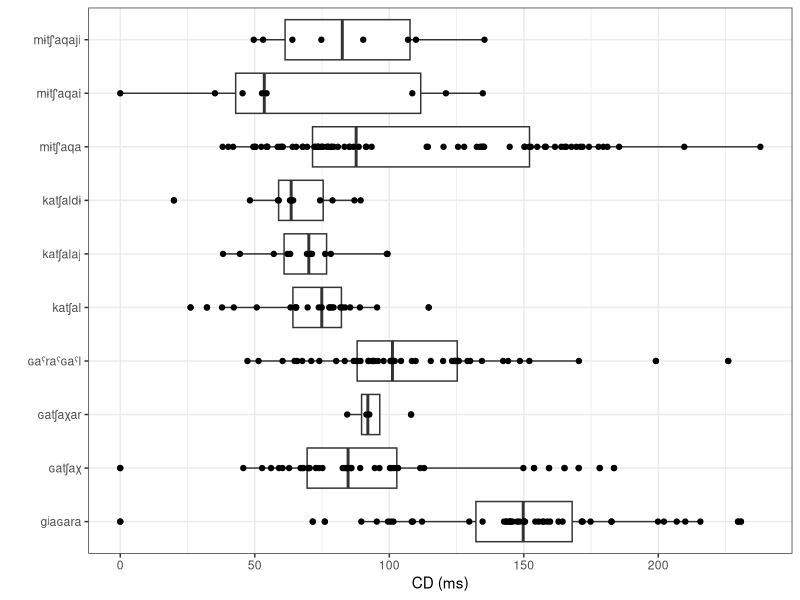
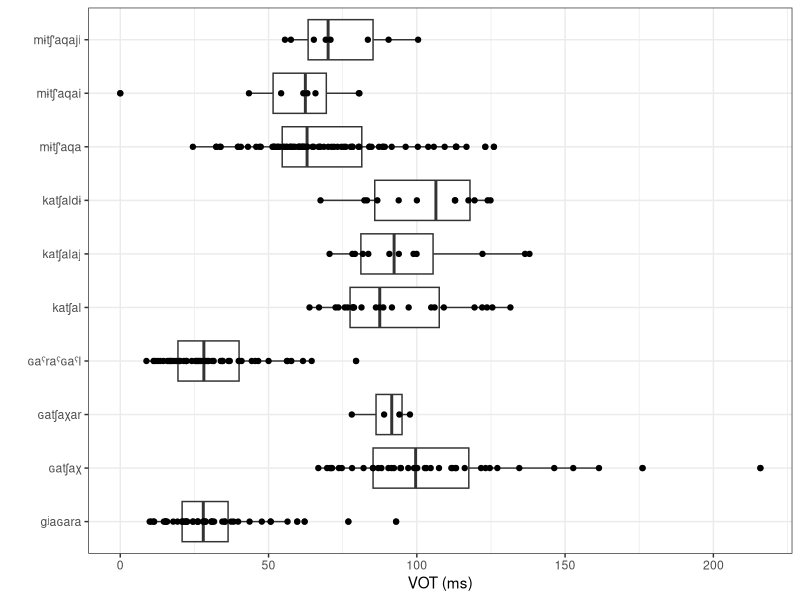
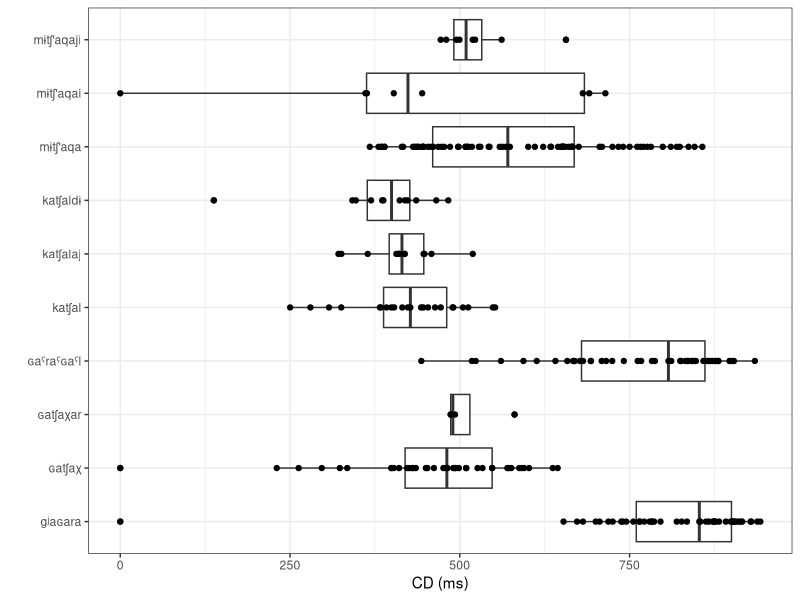
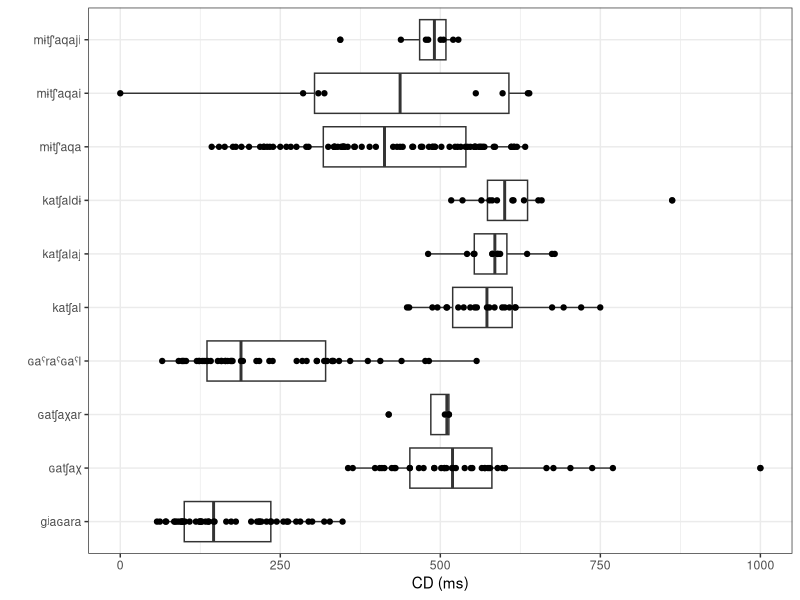

Here is the R script that generated these plots, in order:
## ---- chunk 1
knitr::opts_chunk$set(message = FALSE, warning = FALSE)
library(tidyverse)

df <- read_tsv("data/speakers.csv")

results <- read_tsv("data/results.tsv")
correspondence <- read_tsv("data/correspondence.tsv")

results %>% 
  left_join(correspondence) %>% 
  left_join(df) %>% 
  filter(!grepl("[tʃrlnm]", folVowel),
       !grepl("[tʃrlnm]", prevVowel)) %>% 
  mutate(repetition = ifelse(repetition == "--undefined--", "", repetition),
         repetition = paste(context, repetition),
         folVowDur = as.double(ifelse(folVowDur == "--undefined--",NA, folVowDur)),
         geminate = ifelse(grepl("[ː:]", stop),"+g", "-g"),
         aff_type = ifelse(grepl("[sz]", stop),"dent", NA),
         aff_type = ifelse(grepl("[ʃʒšžǯ]", stop),"alv", aff_type),
         aff_type = ifelse(grepl("ɬ", stop),"lat", aff_type),
         aff_type = ifelse(grepl("χ", stop),"uv", aff_type),
         affric = ifelse(grepl("ɬ", stop),"affricate", affric),
         affric = ifelse(grepl("χ", stop),"affricate", affric),
         affric = ifelse(poa == "uvular", "plain", affric),
         aff_type = ifelse(grepl("χ", stop),"uv", aff_type),
         poa = ifelse(stop == "ɡ", "velar", poa),
         aff_type = factor(aff_type, levels = c("dent", "alv", "lat", "uv")),
         affric = factor(affric, levels = c("plain", "affricate")),
         voice = ifelse(str_detect(stop, "[bdgɡɢ]"), "+v", "-v")) %>%  
  mutate(fric = fric * 1000,
         postfric = postfric*1000,
         folVowDur = folVowDur*1000,
         closdur = closdur*1000,
         VOT = fric + postfric,
         cd_n = closdur/folVowDur,
         vot_n = VOT/folVowDur,
         utterance = paste0(context, "_", repetition),
         poa = factor(poa, levels = c("bilabial", "dental", "velar", "uvular")),
         c_type = ifelse(glott == "glottalic", "ej", voice),
         c_type = ifelse(geminate == "+g", paste0(c_type, ",", "+g"), c_type),
         c_type = factor(c_type, levels = c("+v", "-v", "ej", "-v,+g", "ej,+g"))) ->
  final_df

final_df %>%
  mutate(prevVowel = ifelse(is.na(prevVowel), "#", prevVowel)) %>% 
  filter(
    repetition != "iso 4",
    repetition != "iso 5",
    repetition != "iso 6",
    repetition != "iso 0",
    repetition != "iso i",
    repetition != "iso NA",
    prevVowel != "b",
    prevVowel != "g",
    prevVowel != "g\\)",
    prevVowel != "j\\)",
    prevVowel != "k",
    prevVowel != "\\(k",
    prevVowel != "k:",
    prevVowel != "k'",
    prevVowel != "\\(qχ",
    prevVowel != "s",
    prevVowel != "\\(s",
    prevVowel != "w",
    prevVowel != "z",
    prevVowel != "χ",
    folVowel != "ʔ",
    folVowel != "ɢ",
    folVowel != "ʔ\\)",
    folVowel != "b",
    folVowel != "j",
    folVowel != "j",
    folVowel != "j)",
    folVowel != "\\(j\\)",
    folVowel != "k'",
    folVowel != "p'",
    folVowel != "q",
    folVowel != "qχ",
    folVowel != "w",
    folVowel != "\\(w",
    folVowel != "w\\)",
    folVowel != "\\(w\\)",
    stop != "(ʔ",
    stop != "(ʔ)",
    stop != "ʔ)",
    stop != "n:)",
    stop != "n)",
    stop != "(n",    
    stop != "(h",
    stop != "(j",
    stop != "(j)",
    stop != "j)",
    stop != "(s",
    stop != "(w)") ->
  final_df

final_df %>% 
  mutate(stop_label = str_replace_all(final_df$stop, "[wʲʷˤχ\\(\\)\\?]", ""),
         folVowel = str_replace_all(final_df$folVowel, "[\\(\\)]", "")) ->
  final_df
## ---- chunk 2
final_df %>%
  filter(word == "ɢaˤraˤɢaˤl"|
           word == "gʲaɢara"|
           word == "mɨtʃ'aqaji"|
           word == "mɨtʃ'aqai"|
           word == "mɨtʃ'aqa"|
           word == "katʃalaj"|
           word == "katʃaldɨ"|
           word == "katʃal"|
           word == "ɢatʃaχ"|
           word == "ɢatʃaχar") %>% 
  filter(position == "medial") ->
  gem
## ---- chunk 3
gem %>% 
  ggplot(aes(word, closdur))+
  geom_boxplot()+
  geom_point()+  
  theme_bw()+
  labs(y = "CD (ms)", x = "")+
  coord_flip()
## ---- chunk 4
gem %>% 
  ggplot(aes(word, VOT))+
  geom_boxplot()+
  geom_point()+  
  theme_bw()+
  labs(y = "VOT (ms)", x = "")+
  coord_flip()
## ---- chunk 5
gem %>% 
  mutate(rel_cd = closdur/totdur) %>% 
  ggplot(aes(word, rel_cd))+
  geom_boxplot()+
  geom_point()+  
  theme_bw()+
  labs(y = "CD (ms)", x = "")+
  coord_flip()
## ---- chunk 6
gem %>% 
  mutate(rel_vot = VOT/totdur) %>% 
  ggplot(aes(word, rel_vot))+
  geom_boxplot()+
  geom_point()+  
  theme_bw()+
  labs(y = "CD (ms)", x = "")+
  coord_flip()
